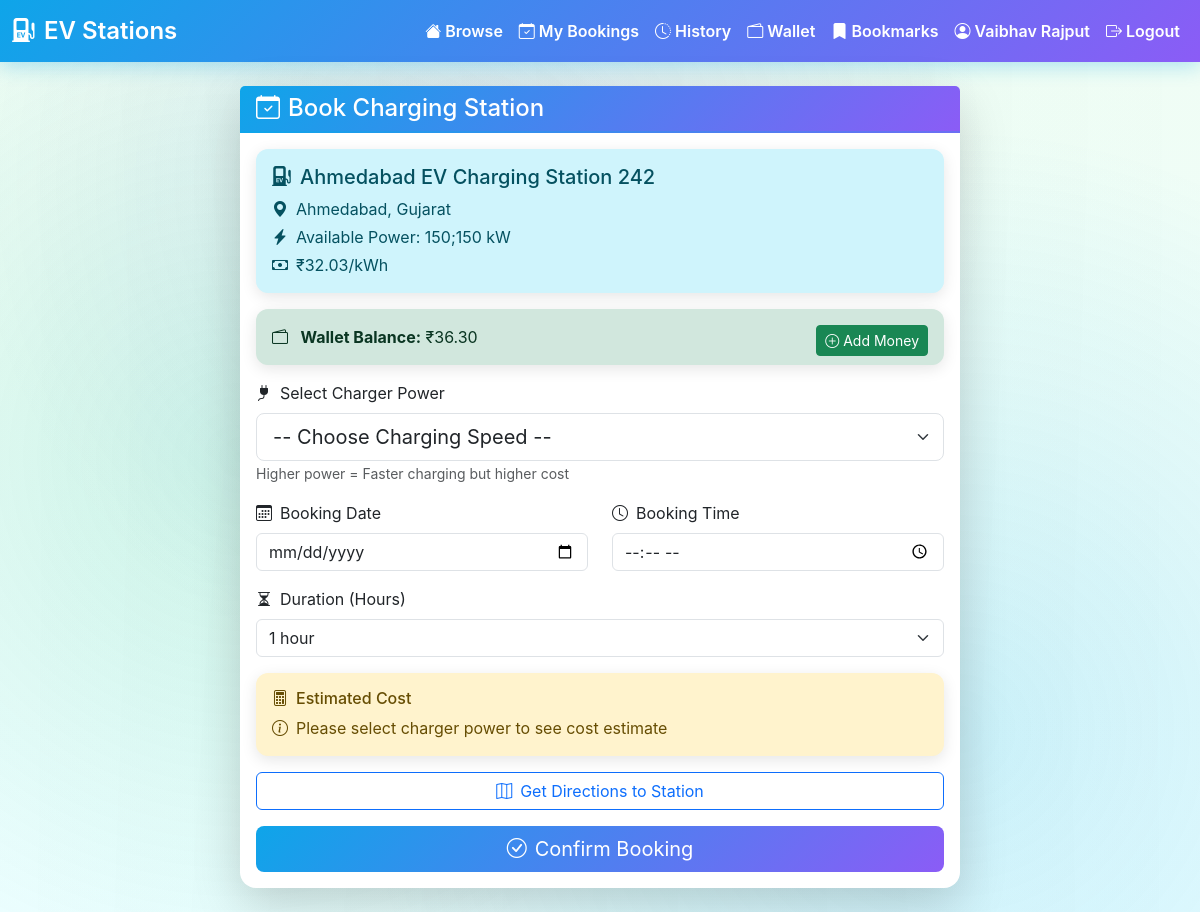
/station/STN0242/book (signed in), run on the app's committed database.
### tables this page shows
CREATE TABLE ev_charging_stations_reduced (
  station_id TEXT,
  name TEXT,
  operator TEXT,
  state TEXT,
  city TEXT,
  pincode TEXT,
  charger_types TEXT,
  number_of_chargers TEXT,
  power_kW_each TEXT,
  price_per_kWh_INR TEXT,
  tariff_type TEXT,
  payment_methods TEXT,
  opening_hours TEXT,
  contact_number TEXT,
  email TEXT,
  station_rating TEXT,
  num_reviews TEXT,
  parking_spaces TEXT,
  amenities TEXT,
  reservation_supported TEXT,
  fast_charging_supported TEXT,
  nearby_landmark TEXT,
  uptime_percent TEXT,
  status TEXT,
  latitude REAL,
  longitude REAL,
  PRIMARY KEY (station_id)
);

CREATE TABLE wallets (
  id INTEGER PRIMARY KEY AUTOINCREMENT,
  user_id INTEGER UNIQUE NOT NULL,
  balance REAL DEFAULT 0.0,
  updated_at TIMESTAMP DEFAULT CURRENT_TIMESTAMP,
  FOREIGN KEY (user_id) REFERENCES users(id)
);

### flask_app/routes.py (the view, shortened to what this page needs)
@bp.route("/station/<station_id>/book", methods=["GET", "POST"])
def book_station(station_id: str):
    if not f.session.get("user_id"):
        f.flash("Please login to book a station", "warning")
        return f.redirect(f.url_for("main.user_login"))
    user_id = f.session.get("user_id")
    from datetime import datetime
    df = as_dataframe()
    station = df[df['station_id'] == station_id].to_dict('records')[0] if len(df) > 0 else None
    wallet_balance = get_wallet_balance(user_id)
    return f.render_template("book_station.html",
                           station=station,
                           wallet_balance=wallet_balance,
                           now=datetime.now())

### app_db.py (called while the page is built, shortened)
def get_conn():
    DB_PATH.parent.mkdir(parents=True, exist_ok=True)
    return sqlite3.connect(DB_PATH)

def get_or_create_wallet(user_id: int) -> Dict[str, Any]:
    with get_conn() as conn:
        cursor = conn.execute(
            "SELECT * FROM wallets WHERE user_id = ?",
            (user_id,)
        )
        wallet = cursor.fetchone()
        return {
            'id': wallet[0],
            'user_id': wallet[1],
            'balance': wallet[2],
            'updated_at': wallet[3]
        }

def get_wallet_balance(user_id: int) -> float:
    wallet = get_or_create_wallet(user_id)
    return wallet['balance']

### templates/book_station.html (shortened to what this page needs)
{% extends "base.html" %}
{% block content %}
<div class="container mt-4">
  <div class="row">
    <div class="col-md-8 mx-auto">
      <div class="card shadow-lg border-0">
        <div class="card-header text-white" style="background: linear-gradient(135deg, #0ea5e9 0%, #8b5cf6 100%);">
          <h4 class="mb-0"><i class="bi bi-calendar-check me-2"></i>Book Charging Station</h4>
        </div>
        <div class="card-body">
          <div class="alert alert-info">
            <h5><i class="bi bi-ev-station-fill me-2"></i>{{ station.name }}</h5>
            <p class="mb-1"><i class="bi bi-geo-alt-fill me-2"></i>{{ station.city }}, {{ station.state }}</p>
            <p class="mb-1"><i class="bi bi-lightning-charge-fill me-2"></i>Available Power: {{ station.power_kW_each }} kW</p>
            <p class="mb-0"><i class="bi bi-cash me-2"></i>₹{{ station.price_per_kWh_INR }}/kWh</p>
          </div>
          <div class="alert alert-success">
            <i class="bi bi-wallet2 me-2"></i>
            <strong>Wallet Balance:</strong> ₹{{ "%.2f"|format(wallet_balance) }}
            <a href="{{ url_for('main.user_wallet') }}" class="btn btn-sm btn-success float-end">
              <i class="bi bi-plus-circle me-1"></i>Add Money
            </a>
          </div>
          <form method="POST" id="bookingForm">
            <div class="mb-3">
              <label class="form-label"><i class="bi bi-plug-fill me-2"></i>Select Charger Power</label>
              <select class="form-select form-select-lg" name="charger_power" id="chargerPower" required>
                <option value="">-- Choose Charging Speed --</option>
              </select>
              <small class="text-muted">Higher power = Faster charging but higher cost</small>
            </div>
            <div class="row">
              <div class="col-md-6 mb-3">
                <label class="form-label"><i class="bi bi-calendar3 me-2"></i>Booking Date</label>
                <input type="date" class="form-control" name="booking_date"
                       min="{{ now.strftime('%Y-%m-%d') }}" required>
              </div>
              <div class="col-md-6 mb-3">
                <label class="form-label"><i class="bi bi-clock me-2"></i>Booking Time</label>
                <input type="time" class="form-control" name="booking_time" required>
              </div>
            </div>
            <div class="mb-3">
              <label class="form-label"><i class="bi bi-hourglass-split me-2"></i>Duration (Hours)</label>
              <select class="form-select" name="duration" id="duration" required>
                <option value="1" selected>1 hour</option>
              </select>
            </div>
            <div class="alert alert-warning">
              <h6><i class="bi bi-calculator me-2"></i>Estimated Cost</h6>
              <p class="mb-0" id="selectChargerMsg">
                <i class="bi bi-info-circle me-2"></i>Please select charger power to see cost estimate
              </p>
            </div>
            <div class="mb-3">
              <button type="button" class="btn btn-outline-primary w-100" onclick="openNavigation()">
                <i class="bi bi-map me-2"></i>Get Directions to Station
              </button>
            </div>
            <button type="submit" class="btn btn-primary w-100 btn-lg">
              <i class="bi bi-check-circle me-2"></i>Confirm Booking
            </button>
          </form>
        </div>
      </div>
    </div>
  </div>
</div>
{% endblock %}

### static/css/base.css (style rules this page uses)
:root { --ev-green: #10b981; --ev-blue: #0ea5e9; --ev-purple: #8b5cf6; --ev-dark: #1e293b; --ev-light-bg: #f0fdf4; --ev-card-bg: #ffffff; --ev-gradient-1: linear-gradient(135deg, #0ea5e9 0%, #8b5cf6 100%); --ev-gradient-2: linear-gradient(135deg, #10b981 0%, #0ea5e9 100%); --ev-gradient-3: linear-gradient(135deg, #f59e0b 0%, #ef4444 100%); }
body { font-family: 'Inter', system-ui, -apple-system, Segoe UI, Roboto, Arial, sans-serif; background: linear-gradient(135deg, #0f2027 0%, #203a43 25%, #2c5364 50%, #0a4d4e 75%, #134e5e 100%); background-attachment: fixed; min-height: 100vh; position: relative; overflow-x: hidden; }
body::before { content: ''; position: fixed; top: 0; left: 0; width: 100%; height: 100%; background-image: radial-gradient(circle at 20% 50%, rgba(16, 185, 129, 0.15) 0%, transparent 50%), radial-gradient(circle at 80% 80%, rgba(14, 165, 233, 0.15) 0%, transparent 50%), radial-gradient(circle at 40% 20%, rgba(139, 92, 246, 0.1) 0%, transparent 50%); pointer-events: none; z-index: 0; }
body::after { content: ''; position: fixed; top: 0; left: 0; width: 100%; height: 100%; background: linear-gradient(90deg, transparent 0%, rgba(16, 185, 129, 0.03) 50%, transparent 100%); animation: electricFlow 8s ease-in-out infinite; pointer-events: none; z-index: 0; }
.container, .navbar, .card { position: relative; z-index: 1; }
.card { border-radius: 16px; border: 1px solid rgba(14,165,233,0.15); background: var(--ev-card-bg); box-shadow: 0 4px 20px rgba(0,0,0,0.05); transition: all 0.3s ease; }

### templates/base.html (style rules this page uses)
:root { --brand-primary:#0ea5e9; --brand-secondary:#10b981; --brand-accent:#8b5cf6; --bg-soft:linear-gradient(to bottom, #f0fdf4 0%, #ecfeff 100%); --text-muted:#64748b; }
body { background: linear-gradient(to bottom, #f0fdf4 0%, #ecfeff 100%); min-height: 100vh; }
.btn-primary { background: linear-gradient(135deg, #0ea5e9, #8b5cf6); border: none; }
.card { box-shadow: 0 6px 18px rgba(14,165,233,0.1); border: 1px solid rgba(14,165,233,0.15); }
.card-header { background: linear-gradient(135deg, rgba(14,165,233,0.1), rgba(139,92,246,0.1)); font-weight: 700; color: #0f172a; border-bottom: 2px solid rgba(14,165,233,0.2); }
a { color: var(--brand-primary); }
.alert { border-radius: 12px; border: none; box-shadow: 0 4px 15px rgba(0,0,0,0.1); }

### data on the page
ev_charging_stations_reduced: name "Ahmedabad EV Charging Station 242", city "Ahmedabad", state "Gujarat", power_kW_each "150;150", price_per_kWh_INR "32.03"
wallets: balance "36.30"

### other printed values
{{ session.get('user_name', session.get('user_email')) }} "Vaibhav Rajput"
